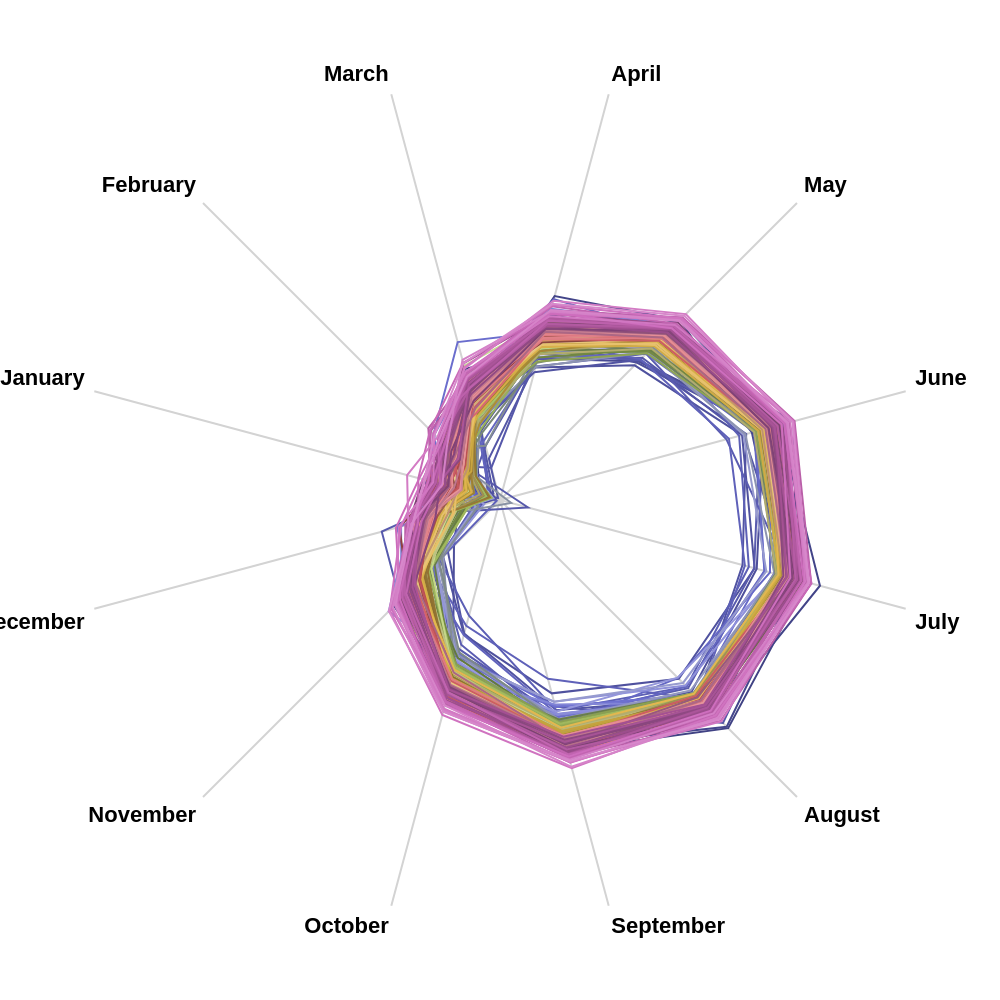

The specification (Vega-Lite) saved for this image:
### Vega specification from a JSON file in a GitHub repository (floating-point values rounded to 4 significant figures; data arrays with more than 128 entries replaced by an {"elided": "..."} marker saying what was removed)
{"$schema": "https://vega.github.io/schema/vega/v5.json", "description": "Climate Radar Chart with Year Slider and Transparent Background (Inspired by Ed Hawkins)", "width": 500, "height": 500, "padding": 40, "autosize": {"type": "none", "contains": "padding"}, "signals": [{"name": "radius", "update": "width / 2"}, {"name": "Year", "value": 2010, "bind": {"input": "range", "min": 1800, "max": 2015, "step": 1}}], "data": [{"name": "table", "values": {"elided": "2592 records"}}, {"name": "filteredTable", "source": "table", "transform": [{"type": "filter", "expr": "datum.year <= Year"}]}, {"name": "keys", "source": "filteredTable", "transform": [{"type": "aggregate", "groupby": ["key"]}]}], "scales": [{"name": "angular", "type": "point", "range": {"signal": "[-PI, PI]"}, "padding": 0.5, "domain": {"data": "table", "field": "key"}}, {"name": "radial", "type": "linear", "range": {"signal": "[0, radius]"}, "zero": true, "nice": false, "domain": {"data": "table", "field": "value"}, "domainMin": 0, "domainMax": 20}, {"name": "color", "type": "sequential", "domain": {"data": "table", "field": "year"}, "range": {"scheme": "category20b"}}], "encode": {"enter": {"x": {"signal": "radius"}, "y": {"signal": "radius"}}}, "marks": [{"type": "area", "name": "background-fill", "from": {"data": "table"}, "encode": {"enter": {"interpolate": {"value": "linear-closed"}, "x": {"signal": "scale('radial', datum.value) * cos(scale('angular', datum.key))"}, "y": {"signal": "scale('radial', datum.value) * sin(scale('angular', datum.key))"}, "y2": {"signal": "radius"}, "fill": {"value": "transparent"}, "fillOpacity": {"value": 1}}}}, {"type": "group", "name": "categories", "zindex": 1, "from": {"facet": {"data": "filteredTable", "name": "facet", "groupby": ["year"]}}, "marks": [{"type": "line", "name": "year-line", "from": {"data": "facet"}, "encode": {"enter": {"interpolate": {"value": "linear-closed"}, "x": {"signal": "scale('radial', datum.value) * cos(scale('angular', datum.key))"}, "y": {"signal": "scale('radial', datum.value) * sin(scale('angular', datum.key))"}, "stroke": {"scale": "color", "field": "year"}, "strokeWidth": {"value": 1}, "fill": {"scale": "color", "field": "year"}, "fillOpacity": {"value": 0}, "tooltip": [{"data": "table", "title": "Avg. Temperature:", "field": "value"}]}}}]}, {"type": "rule", "name": "radial-grid", "from": {"data": "keys"}, "zindex": 0, "encode": {"enter": {"x": {"value": 0}, "y": {"value": 0}, "x2": {"signal": "radius * cos(scale('angular', datum.key))"}, "y2": {"signal": "radius * sin(scale('angular', datum.key))"}, "stroke": {"value": "lightgray"}, "strokeWidth": {"value": 1}}}}, {"type": "text", "name": "key-label", "from": {"data": "keys"}, "zindex": 1, "encode": {"enter": {"x": {"signal": "(radius + 5) * cos(scale('angular', datum.key))"}, "y": {"signal": "(radius + 5) * sin(scale('angular', datum.key))"}, "text": {"field": "key"}, "align": [{"test": "abs(scale('angular', datum.key)) > PI / 2", "value": "right"}, {"value": "left"}], "baseline": [{"test": "scale('angular', datum.key) > 0", "value": "top"}, {"test": "scale('angular', datum.key) == 0", "value": "middle"}, {"value": "bottom"}], "fill": {"value": "black"}, "fontWeight": {"value": "bold"}}}}, {"type": "line", "name": "outer-line", "from": {"data": "radial-grid"}, "encode": {"enter": {"interpolate": {"value": "linear-closed"}, "x": {"field": "x2"}, "y": {"field": "y2"}, "stroke": {"value": "transparent"}, "strokeWidth": {"value": 1}}}}]}
